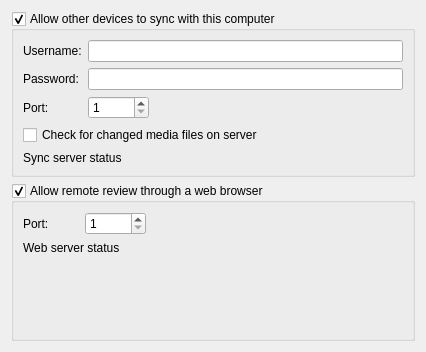
<?xml version="1.0" encoding="UTF-8"?>
<ui version="4.0">
 <class>ConfigurationWdgtServers</class>
 <widget class="QWidget" name="ConfigurationWdgtServers">
  <property name="geometry">
   <rect>
    <x>0</x>
    <y>0</y>
    <width>426</width>
    <height>352</height>
   </rect>
  </property>
  <property name="windowTitle">
   <string>Form</string>
  </property>
  <layout class="QVBoxLayout" name="verticalLayout_4">
   <item>
    <layout class="QVBoxLayout" name="verticalLayout_3">
     <item>
      <widget class="QGroupBox" name="run_sync_server">
       <property name="title">
        <string>Allow other devices to sync with this computer</string>
       </property>
       <property name="checkable">
        <bool>true</bool>
       </property>
       <layout class="QVBoxLayout" name="verticalLayout">
        <item>
         <layout class="QGridLayout" name="gridLayout">
          <item row="0" column="1" colspan="2">
           <widget class="QLineEdit" name="username"/>
          </item>
          <item row="1" column="0">
           <widget class="QLabel" name="label_4">
            <property name="text">
             <string>Password:</string>
            </property>
           </widget>
          </item>
          <item row="0" column="0">
           <widget class="QLabel" name="label_2">
            <property name="text">
             <string>Username:</string>
            </property>
           </widget>
          </item>
          <item row="1" column="1" colspan="2">
           <widget class="QLineEdit" name="password">
            <property name="echoMode">
             <enum>QLineEdit::Password</enum>
            </property>
           </widget>
          </item>
          <item row="2" column="0">
           <widget class="QLabel" name="label_3">
            <property name="text">
             <string>Port:</string>
            </property>
           </widget>
          </item>
          <item row="2" column="1">
           <widget class="QSpinBox" name="sync_port">
            <property name="minimum">
             <number>1</number>
            </property>
            <property name="maximum">
             <number>99999</number>
            </property>
           </widget>
          </item>
          <item row="2" column="2">
           <spacer name="horizontalSpacer">
            <property name="orientation">
             <enum>Qt::Horizontal</enum>
            </property>
            <property name="sizeHint" stdset="0">
             <size>
              <width>40</width>
              <height>20</height>
             </size>
            </property>
           </spacer>
          </item>
         </layout>
        </item>
        <item>
         <widget class="QCheckBox" name="check_for_edited_local_media_files">
          <property name="text">
           <string>Check for changed media files on server</string>
          </property>
         </widget>
        </item>
        <item>
         <widget class="QLabel" name="sync_server_status">
          <property name="text">
           <string>Sync server status</string>
          </property>
         </widget>
        </item>
       </layout>
      </widget>
     </item>
     <item>
      <widget class="QGroupBox" name="run_web_server">
       <property name="title">
        <string>Allow remote review through a web browser</string>
       </property>
       <property name="checkable">
        <bool>true</bool>
       </property>
       <layout class="QVBoxLayout" name="verticalLayout_2">
        <item>
         <layout class="QHBoxLayout" name="horizontalLayout">
          <item>
           <widget class="QLabel" name="label_5">
            <property name="text">
             <string>Port:         </string>
            </property>
           </widget>
          </item>
          <item>
           <widget class="QSpinBox" name="web_port">
            <property name="minimum">
             <number>1</number>
            </property>
            <property name="maximum">
             <number>99999</number>
            </property>
           </widget>
          </item>
          <item>
           <spacer name="horizontalSpacer_2">
            <property name="orientation">
             <enum>Qt::Horizontal</enum>
            </property>
            <property name="sizeHint" stdset="0">
             <size>
              <width>40</width>
              <height>20</height>
             </size>
            </property>
           </spacer>
          </item>
         </layout>
        </item>
        <item>
         <widget class="QLabel" name="web_server_status">
          <property name="text">
           <string>Web server status</string>
          </property>
         </widget>
        </item>
        <item>
         <spacer name="verticalSpacer">
          <property name="orientation">
           <enum>Qt::Vertical</enum>
          </property>
          <property name="sizeHint" stdset="0">
           <size>
            <width>271</width>
            <height>90</height>
           </size>
          </property>
         </spacer>
        </item>
       </layout>
      </widget>
     </item>
    </layout>
   </item>
  </layout>
 </widget>
 <resources/>
 <connections/>
</ui>
